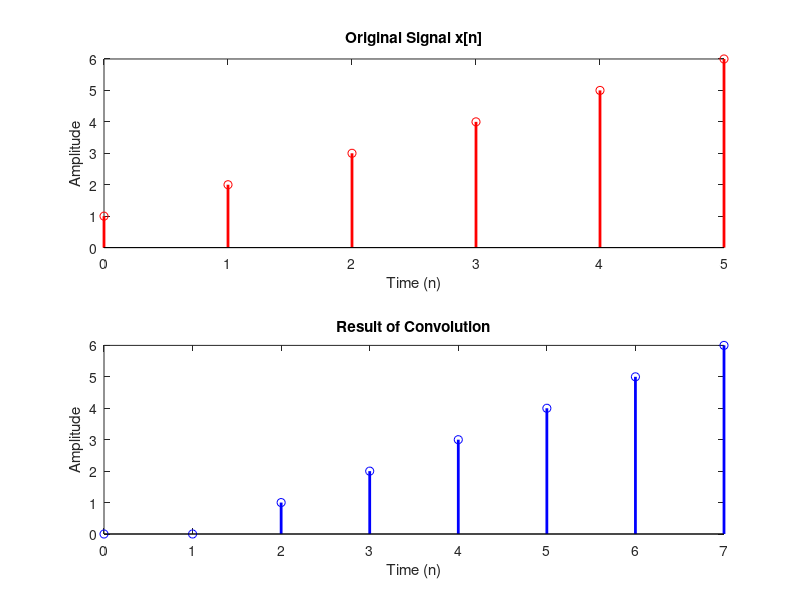

The MATLAB source for this figure:
% Define the input signal x[n]
x = [1, 2, 3, 4, 5, 6];

% Define the impulse response h[n] (delayed by two samples)
h = [0, 0, 1];  % Impulse delayed by two samples

% Convolve the signals
y = conv(x, h);

% Plot the original signal x[n]
subplot(2,1,1);
stem(0:length(x)-1, x, 'r', 'LineWidth', 2);
title('Original Signal x[n]');
xlabel('Time (n)');
ylabel('Amplitude');

% Plot the result of convolution
subplot(2,1,2);
stem(0:length(y)-1, y, 'b', 'LineWidth', 2);
title('Result of Convolution');
xlabel('Time (n)');
ylabel('Amplitude');
